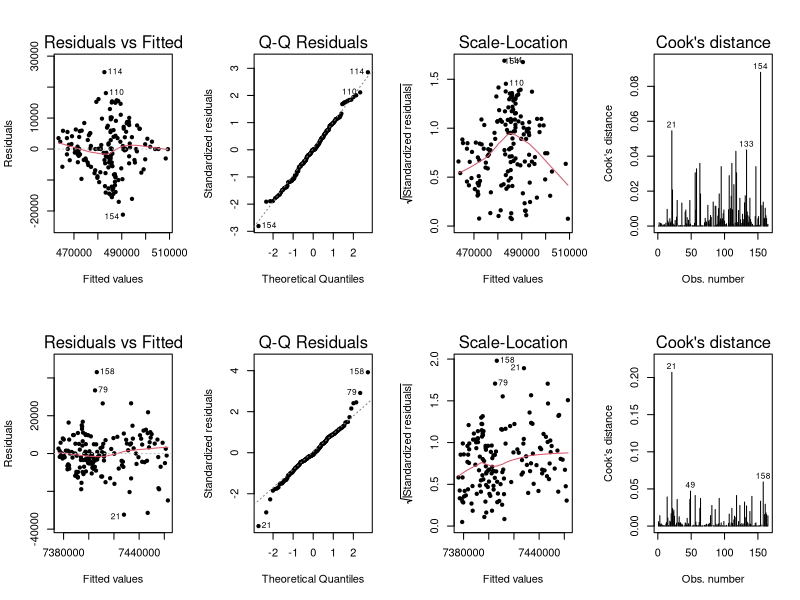
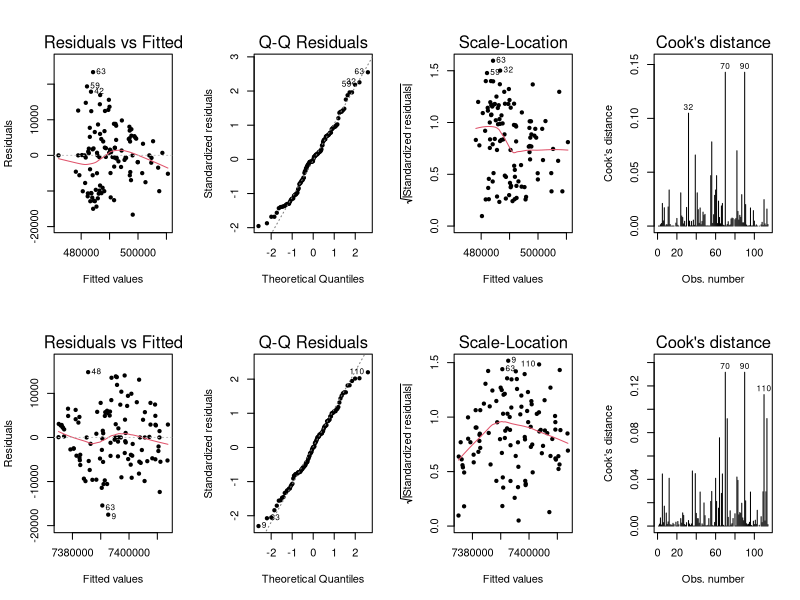

Reproduce these figures in R, in order.
todos <- read.csv2("data/dados_completos.csv", sep=",", dec = ".")
londrina <- read.csv2("data/dados_completos_londrina.csv", sep=",", dec = ".")
#model <- lm(cbind(coord_x, coord_y) ~ . , data=todos)
#summary(model)

# modelo para dados de todos os municípios
todos_modelx <- lm(coord_x ~ relevo_elevacao + relevo_local +
                     relevo_declividade + relevo_posicao +  taxon, data=todos) 
todos_modely <- lm(coord_y ~ relevo_elevacao + relevo_local +
                     relevo_declividade + relevo_posicao +  taxon, data=todos)

# modelo para dados de londrina
londrina_modelx <- lm(coord_x ~  relevo_elevacao + relevo_local +
                        relevo_declividade + relevo_posicao +  taxon, data=londrina)
londrina_modely <- lm(coord_y ~ relevo_elevacao + relevo_local +
                        relevo_declividade + relevo_posicao +  taxon, data=londrina)

summary(todos_modelx)
summary(todos_modely)

summary(londrina_modelx)
summary(londrina_modely)



####################################### Verificação de Ajuste #####################################
# ajuste do modelo todos_modelx e todos_modely
step(todos_modelx, direction = "both", scale=8192)
step(todos_modely, direction = "both", scale=10530)
shapiro.test(todos_modelx$residuals)
shapiro.test(todos_modely$residuals)

par(mfrow = c(2,4))
plot(todos_modelx, which=c(1:4), pch=20)
plot(todos_modely, which=c(1:4), pch=20)

# ajuste do modelo londrina_modelx e londrina_modely
step(londrina_modelx, direction = "both", scale=7987)
step(londrina_modelx, direction = "both", scale=7987)
shapiro.test(londrina_modelx$residuals)
shapiro.test(londrina_modely$residuals)

par(mfrow = c(2,4))
plot(londrina_modelx, which=c(1:4), pch=20)
plot(londrina_modely, which=c(1:4), pch=20)